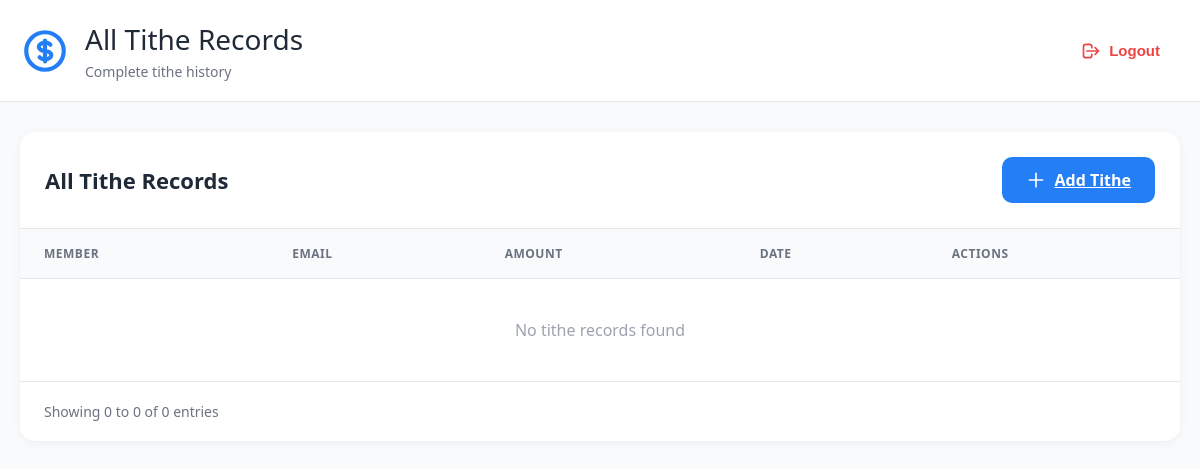
Page /tithe/tithe/list/ (signed in) on the earlier database version.
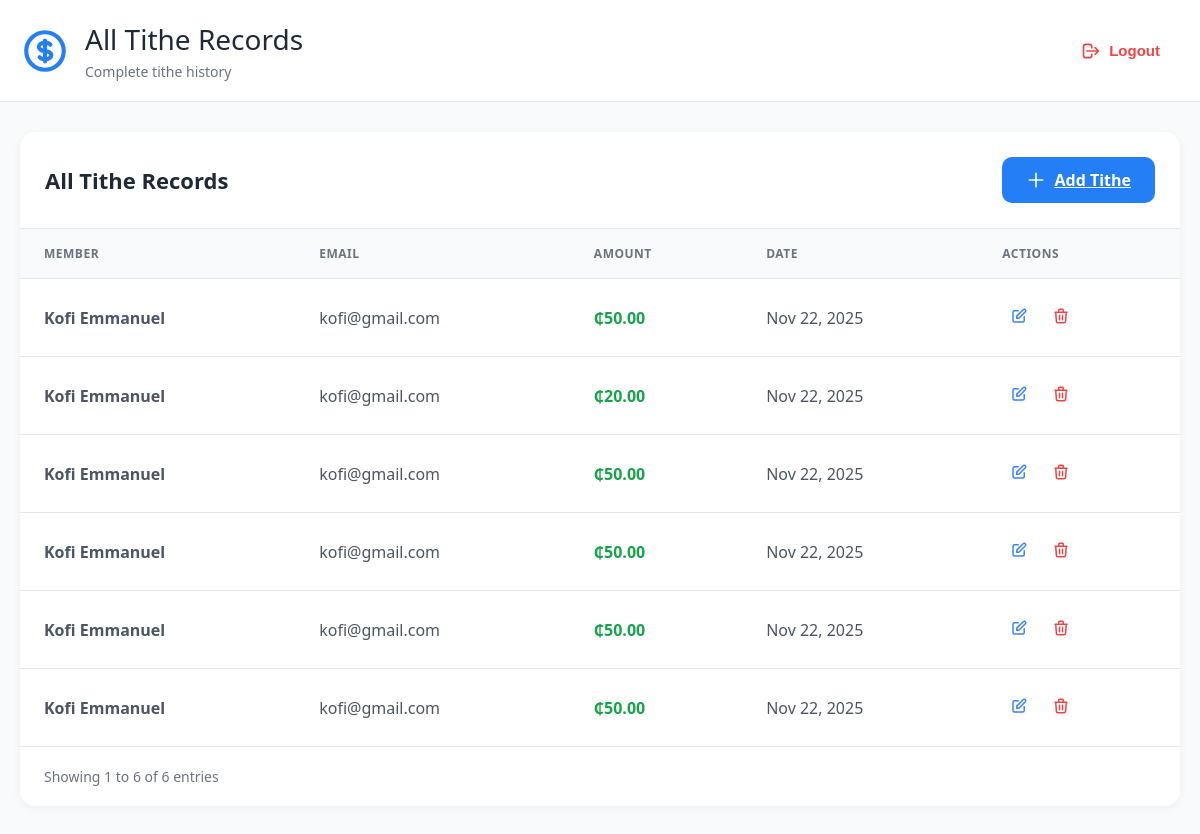
Same page on the later database version.
### tithe/models.py (models this page shows, shortened)
class Tithe(models.Model):
    user = models.ForeignKey(CustomUser,on_delete=models.CASCADE)
    amount = models.DecimalField(decimal_places=2, max_digits=10)
    date = models.DateField()

class CustomUser(AbstractUser):
    ROLE_CHOICES = (
        ("ADMIN","admin"),
        ("REGULAR_USER","regular_user")
    )
    email = models.EmailField()
    phone_number = models.CharField(max_length=50)
    role = models.CharField(max_length=20, choices=ROLE_CHOICES, default="REGULAR_USER")
    avatar = models.ImageField(upload_to="avatar/",null=True,blank=True)

### tithe/views.py (the view)
# urls.py: path('tithe/list/', views.list_tithe, name='list-tithe'),
@login_required
def list_tithe(request):
    if not request.user.is_authenticated:
        messages.error(request, "You must be logged in to access this page")
        return redirect("tithe:login_user")
    if not request.user.role == "ADMIN":
        messages.error(request, "You don't have permission to add tithe records. Contact your administrator.")
        return redirect("tithe:user-dashboard")
    tithes = Tithe.objects.all().order_by("-date")
    paginator = Paginator(tithes,50)
    page_number = request.GET.get("page")
    page_obj = paginator.get_page(page_number)
    return render(request,"tithe/list-tithe.html",{"page_obj":page_obj})

### tithe/templates/tithe/list-tithe.html (shortened to what this page needs)
{% extends 'tithe/base.html' %}
{% block content %}
<div class="dashboard">
    <header class="header">
        <div class="header-content">
            <div class="header-left">
                <div class="header-icon">
                    <svg fill="none" stroke="currentColor" viewBox="0 0 24 24">
                        <path stroke-linecap="round" stroke-linejoin="round" stroke-width="2" d="M12 8c-1.657 0-3 .895-3 2s1.343 2 3 2 3 .895 3 2-1.343 2-3 2m0-8c1.11 0 2.08.402 2.599 1M12 8V7m0 1v8m0 0v1m0-1c-1.11 0-2.08-.402-2.599-1M21 12a9 9 0 11-18 0 9 9 0 0118 0z"/>
                    </svg>
                </div>
                <div>
                    <div class="header-title">All Tithe Records</div>
                    <div class="header-subtitle">Complete tithe history</div>
                </div>
            </div>
            <form method="POST" action="{% url 'tithe:logout_user' %}">
                <button type="submit" class="btn-logout">
                    <svg fill="none" stroke="currentColor" viewBox="0 0 24 24">
                        <path stroke-linecap="round" stroke-linejoin="round" stroke-width="2" d="M17 16l4-4m0 0l-4-4m4 4H7m6 4v1a3 3 0 01-3 3H6a3 3 0 01-3-3V7a3 3 0 013-3h4a3 3 0 013 3v1"/>
                    </svg>
                    Logout
                </button>
            </form>
        </div>
    </header>
    <div class="main-content">
        <div class="table-section">
            <div class="table-header">
                <div class="table-title">All Tithe Records</div>
                <a href="{% url 'tithe:add_tithe' %}" class="btn-add">
                    <svg fill="none" stroke="currentColor" viewBox="0 0 24 24">
                        <path stroke-linecap="round" stroke-linejoin="round" stroke-width="2" d="M12 4v16m8-8H4"/>
                    </svg>
                    Add Tithe
                </a>
            </div>
            <table>
                <thead>
                    <tr>
                        <th>Member</th>
                        <th>Email</th>
                        <th>Amount</th>
                        <th>Date</th>
                        <th>Actions</th>
                    </tr>
                </thead>
                <tbody>
                    {% for tithe in page_obj %}
                    <tr>
                        <td><strong>{{ tithe.user.get_full_name|default:tithe.user.username }}</strong></td>
                        <td>{{ tithe.user.email }}</td>
                        <td><span class="amount">₵{{ tithe.amount }}</span></td>
                        <td>{{ tithe.date|date:"M d, Y" }}</td>
                        <td>
                            <div class="action-buttons">
                                <button class="btn-icon edit" onclick="location.href='{% url 'tithe:edit_tithe' tithe.id %}'">
                                    <svg fill="none" stroke="currentColor" viewBox="0 0 24 24">
                                        <path stroke-linecap="round" stroke-linejoin="round" stroke-width="2" d="M11 5H6a2 2 0 00-2 2v11a2 2 0 002 2h11a2 2 0 002-2v-5m-1.414-9.414a2 2 0 112.828 2.828L11.828 15H9v-2.828l8.586-8.586z"/>
                                    </svg>
                                </button>
                                <form method="POST" action="{% url 'tithe:delete_tithe' tithe.id %}" style="display: inline;" onsubmit="return confirm('Are you sure you want to delete this tithe record?');">
                                    <button type="submit" class="btn-icon delete">
                                        <svg fill="none" stroke="currentColor" viewBox="0 0 24 24">
                                            <path stroke-linecap="round" stroke-linejoin="round" stroke-width="2" d="M19 7l-.867 12.142A2 2 0 0116.138 21H7.862a2 2 0 01-1.995-1.858L5 7m5 4v6m4-6v6m1-10V4a1 1 0 00-1-1h-4a1 1 0 00-1 1v3M4 7h16"/>
                                        </svg>
                                    </button>
                                </form>
                            </div>
                        </td>
                    </tr>
                    {% empty %}
                    <tr>
                        <td colspan="5" style="text-align: center; padding: 40px; color: #9ca3af;">No tithe records found</td>
                    </tr>
                    {% endfor %}
                </tbody>
            </table>
            <div class="pagination">
                <div class="pagination-info">
                    Showing {{ page_obj.start_index }} to {{ page_obj.end_index }} of {{ page_obj.paginator.count }} entries
                </div>
            </div>
        </div>
    </div>
</div>
{% endblock %}

### tithe/templates/tithe/base.html (shortened to what this page needs)
{% load static %}
<!DOCTYPE html>
<html lang="en">
<head>
</head>
<body>
    {% block content %}{% endblock %}
</body>
</html>

### tithe/templates/tithe/base.html (style rules this page uses)
* { margin: 0; padding: 0; box-sizing: border-box; }
body { font-family: 'Segoe UI', Tahoma, Geneva, Verdana, sans-serif; background: linear-gradient(135deg, #f0fdf4 0%, #dbeafe 100%); min-height: 100vh; }
.dashboard { min-height: 100vh; background: #f9fafb; }
.header { background: white; border-bottom: 1px solid #e5e7eb; padding: 20px 0; }
.header-content { max-width: 1400px; margin: 0 auto; padding: 0 20px; display: flex; justify-content: space-between; align-items: center; }
.header-left { display: flex; align-items: center; }
.header-icon { width: 50px; height: 50px; margin-right: 15px; }
.header-icon svg { stroke:#247ff7ff; }
.header-title { font-size: 28px; color: #1f2937; margin-bottom: 4px; }
.header-subtitle { font-size: 14px; color: #6b7280; }
.btn-logout { display: flex; align-items: center; gap: 8px; padding: 10px 20px; background: transparent; border: none; color: #ef4444; border-radius: 8px; cursor: pointer; font-size: 15px; font-weight: 600; transition: background 0.3s; }
.btn-logout svg { width: 20px; height: 20px; stroke: #ef4444; }
.main-content { max-width: 1400px; margin: 0 auto; padding: 30px 20px; }
.table-section { background: white; border-radius: 15px; box-shadow: 0 2px 10px rgba(0, 0, 0, 0.05); overflow: hidden; }
.table-header { padding: 25px; border-bottom: 1px solid #e5e7eb; display: flex; justify-content: space-between; align-items: center; }
.table-title { font-size: 22px; color: #1f2937; font-weight: bold; }
.btn-add { display: flex; align-items: center; gap: 8px; padding: 12px 24px; background: #247ff7ff; color: white; border: none; border-radius: 10px; cursor: pointer; font-weight: 600; transition: all 0.3s; }
.btn-add svg { width: 20px; height: 20px; stroke: white; }
table { width: 100%; border-collapse: collapse; }
thead { background: #f9fafb; }
th { padding: 16px 24px; text-align: left; font-size: 12px; font-weight: 700; color: #6b7280; text-transform: uppercase; letter-spacing: 0.5px; }
td { padding: 20px 24px; border-top: 1px solid #e5e7eb; color: #4b5563; }
tbody tr { transition: background 0.2s; }
.amount { color: #16a34a; font-weight: 700; font-size: 16px; }
.action-buttons { display: flex; gap: 8px; }
.btn-icon { padding: 8px; border: none; border-radius: 8px; cursor: pointer; transition: all 0.3s; }
.btn-icon.edit { background: transparent; color: #3b82f6; }
.btn-icon.delete { background: transparent; color: #ef4444; }
.btn-icon svg { width: 18px; height: 18px; }
.pagination { padding: 20px 24px; border-top: 1px solid #e5e7eb; display: flex; justify-content: space-between; align-items: center; }
.pagination-info { font-size: 14px; color: #6b7280; }

Differences in the rows shown:
added Tithe: user.get_full_name "Kofi Emmanuel", user.email "kofi@gmail.com", amount "50.00", date "Nov 22, 2025"
added Tithe: user.get_full_name "Kofi Emmanuel", user.email "kofi@gmail.com", amount "20.00", date "Nov 22, 2025"
added Tithe: user.get_full_name "Kofi Emmanuel", user.email "kofi@gmail.com", amount "50.00", date "Nov 22, 2025"
added Tithe: user.get_full_name "Kofi Emmanuel", user.email "kofi@gmail.com", amount "50.00", date "Nov 22, 2025"
added Tithe: user.get_full_name "Kofi Emmanuel", user.email "kofi@gmail.com", amount "50.00", date "Nov 22, 2025"
added Tithe: user.get_full_name "Kofi Emmanuel", user.email "kofi@gmail.com", amount "50.00", date "Nov 22, 2025"
Other differences:
{{ page_obj.start_index }}: "0" → "1"
{{ page_obj.end_index }}: "0" → "6"
{{ page_obj.paginator.count }}: "0" → "6"
text no longer shown: "No tithe records found"
